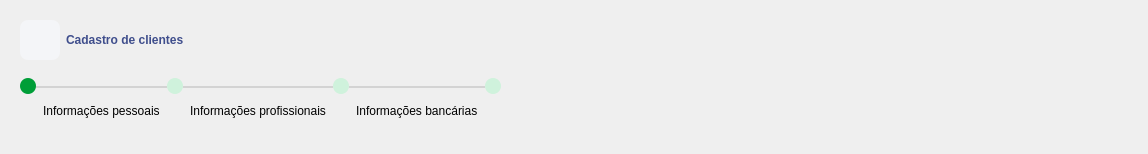
       <widget class="QFrame" name="frCabecalho">
        <property name="sizePolicy">
         <sizepolicy hsizetype="Preferred" vsizetype="Minimum">
          <horstretch>0</horstretch>
          <verstretch>0</verstretch>
         </sizepolicy>
        </property>
        <property name="maximumSize">
         <size>
          <width>16777215</width>
          <height>160</height>
         </size>
        </property>
        <property name="styleSheet">
         <string notr="true">/*------------------------------------------- Frame -------------------------------------------*/
#frPrimeiraEtapa {
	border-radius: 8px;
	background-color: #009E38;
}

#frSegundaEtapa, #frTerceiraEtapa, 
#frQuartaEtapa {
	border-radius: 8px;
	background-color: #CFF2DC;
}

#frSeparador1, #frSeparador2, #frSeparador3 {
	background-color: lightgrey;
}

/*------------------------------------------- Push Button -------------------------------------------*/
#pbVoltar {
	background-image: url(:/voltar/back.png);
	background-position: center;
	background-repeat: no-repeat;

	background-color: #F4F5F8;
	border-radius: 8px;
}

#pbVoltar:hover {
	background-image: url(:/voltar/back.png);
	background-position: center;
	background-repeat: no-repeat;

	background-color: rgb(228, 233, 248);
	border-radius: 8px;
}


/*------------------------------------------- Label -------------------------------------------*/
#lbInfoTitulo {
	font: 16pt &quot;Avenir LT Std&quot;;
	color: #3F4E8C;
	font-weight: 750;
}

#lbInfoPessoais, #lbInfoProfissionais,
#lbInfoBancarias {
	font: 10pt &quot;Avenir LT Std&quot;;
	color: black;
	padding: 4px;
}</string>
        </property>
        <property name="frameShape">
         <enum>QFrame::NoFrame</enum>
        </property>
        <property name="frameShadow">
         <enum>QFrame::Raised</enum>
        </property>
        <layout class="QVBoxLayout" name="verticalLayout_2">
         <property name="spacing">
          <number>0</number>
         </property>
         <item>
          <widget class="QFrame" name="frTitulo">
           <property name="frameShape">
            <enum>QFrame::NoFrame</enum>
           </property>
           <property name="frameShadow">
            <enum>QFrame::Raised</enum>
           </property>
           <layout class="QHBoxLayout" name="horizontalLayout">
            <item>
             <widget class="QPushButton" name="pbVoltar">
              <property name="minimumSize">
               <size>
                <width>40</width>
                <height>40</height>
               </size>
              </property>
              <property name="maximumSize">
               <size>
                <width>40</width>
                <height>40</height>
               </size>
              </property>
              <property name="text">
               <string/>
              </property>
             </widget>
            </item>
            <item alignment="Qt::AlignVCenter">
             <widget class="QLabel" name="lbInfoTitulo">
              <property name="text">
               <string>Cadastro de clientes</string>
              </property>
             </widget>
            </item>
            <item>
             <spacer name="horizontalSpacer">
              <property name="orientation">
               <enum>Qt::Horizontal</enum>
              </property>
              <property name="sizeHint" stdset="0">
               <size>
                <width>883</width>
                <height>20</height>
               </size>
              </property>
             </spacer>
            </item>
           </layout>
          </widget>
         </item>
         <item>
          <widget class="QFrame" name="frame_2">
           <property name="frameShape">
            <enum>QFrame::NoFrame</enum>
           </property>
           <property name="frameShadow">
            <enum>QFrame::Raised</enum>
           </property>
           <layout class="QHBoxLayout" name="horizontalLayout_2">
            <property name="spacing">
             <number>0</number>
            </property>
            <item>
             <widget class="QFrame" name="frame">
              <property name="frameShape">
               <enum>QFrame::NoFrame</enum>
              </property>
              <property name="frameShadow">
               <enum>QFrame::Raised</enum>
              </property>
              <layout class="QVBoxLayout" name="verticalLayout_3">
               <property name="spacing">
                <number>0</number>
               </property>
               <property name="leftMargin">
                <number>0</number>
               </property>
               <property name="topMargin">
                <number>0</number>
               </property>
               <property name="rightMargin">
                <number>0</number>
               </property>
               <property name="bottomMargin">
                <number>0</number>
               </property>
               <item>
                <widget class="QFrame" name="frPrimeiraEtapa">
                 <property name="minimumSize">
                  <size>
                   <width>16</width>
                   <height>16</height>
                  </size>
                 </property>
                 <property name="maximumSize">
                  <size>
                   <width>16</width>
                   <height>16</height>
                  </size>
                 </property>
                 <property name="frameShape">
                  <enum>QFrame::NoFrame</enum>
                 </property>
                 <property name="frameShadow">
                  <enum>QFrame::Raised</enum>
                 </property>
                </widget>
               </item>
               <item>
                <spacer name="verticalSpacer">
                 <property name="orientation">
                  <enum>Qt::Vertical</enum>
                 </property>
                 <property name="sizeHint" stdset="0">
                  <size>
                   <width>16</width>
                   <height>40</height>
                  </size>
                 </property>
                </spacer>
               </item>
              </layout>
             </widget>
            </item>
            <item>
             <widget class="QFrame" name="frame_4">
              <property name="frameShape">
               <enum>QFrame::NoFrame</enum>
              </property>
              <property name="frameShadow">
               <enum>QFrame::Raised</enum>
              </property>
              <layout class="QVBoxLayout" name="verticalLayout_4">
               <property name="spacing">
                <number>0</number>
               </property>
               <property name="leftMargin">
                <number>0</number>
               </property>
               <property name="topMargin">
                <number>8</number>
               </property>
               <property name="rightMargin">
                <number>0</number>
               </property>
               <property name="bottomMargin">
                <number>0</number>
               </property>
               <item>
                <widget class="QFrame" name="frSeparador1">
                 <property name="minimumSize">
                  <size>
                   <width>70</width>
                   <height>0</height>
                  </size>
                 </property>
                 <property name="maximumSize">
                  <size>
                   <width>16777215</width>
                   <height>2</height>
                  </size>
                 </property>
                 <property name="frameShape">
                  <enum>QFrame::NoFrame</enum>
                 </property>
                 <property name="frameShadow">
                  <enum>QFrame::Raised</enum>
                 </property>
                </widget>
               </item>
               <item alignment="Qt::AlignVCenter">
                <widget class="QLabel" name="lbInfoPessoais">
                 <property name="text">
                  <string>Informações pessoais</string>
                 </property>
                </widget>
               </item>
              </layout>
             </widget>
            </item>
            <item>
             <widget class="QFrame" name="frame_3">
              <property name="frameShape">
               <enum>QFrame::NoFrame</enum>
              </property>
              <property name="frameShadow">
               <enum>QFrame::Raised</enum>
              </property>
              <layout class="QVBoxLayout" name="verticalLayout_5">
               <property name="spacing">
                <number>0</number>
               </property>
               <property name="leftMargin">
                <number>0</number>
               </property>
               <property name="topMargin">
                <number>0</number>
               </property>
               <property name="rightMargin">
                <number>0</number>
               </property>
               <property name="bottomMargin">
                <number>0</number>
               </property>
               <item>
                <widget class="QFrame" name="frSegundaEtapa">
                 <property name="minimumSize">
                  <size>
                   <width>16</width>
                   <height>16</height>
                  </size>
                 </property>
                 <property name="maximumSize">
                  <size>
                   <width>16</width>
                   <height>16</height>
                  </size>
                 </property>
                 <property name="frameShape">
                  <enum>QFrame::NoFrame</enum>
                 </property>
                 <property name="frameShadow">
                  <enum>QFrame::Raised</enum>
                 </property>
                </widget>
               </item>
               <item>
                <spacer name="verticalSpacer_2">
                 <property name="orientation">
                  <enum>Qt::Vertical</enum>
                 </property>
                 <property name="sizeHint" stdset="0">
                  <size>
                   <width>16</width>
                   <height>40</height>
                  </size>
                 </property>
                </spacer>
               </item>
              </layout>
             </widget>
            </item>
            <item>
             <widget class="QFrame" name="frame_6">
              <property name="frameShape">
               <enum>QFrame::NoFrame</enum>
              </property>
              <property name="frameShadow">
               <enum>QFrame::Raised</enum>
              </property>
              <layout class="QVBoxLayout" name="verticalLayout_6">
               <property name="spacing">
                <number>0</number>
               </property>
               <property name="leftMargin">
                <number>0</number>
               </property>
               <property name="topMargin">
                <number>8</number>
               </property>
               <property name="rightMargin">
                <number>0</number>
               </property>
               <property name="bottomMargin">
                <number>0</number>
               </property>
               <item>
                <widget class="QFrame" name="frSeparador2">
                 <property name="minimumSize">
                  <size>
                   <width>70</width>
                   <height>0</height>
                  </size>
                 </property>
                 <property name="maximumSize">
                  <size>
                   <width>16777215</width>
                   <height>2</height>
                  </size>
                 </property>
                 <property name="frameShape">
                  <enum>QFrame::NoFrame</enum>
                 </property>
                 <property name="frameShadow">
                  <enum>QFrame::Raised</enum>
                 </property>
                </widget>
               </item>
               <item alignment="Qt::AlignVCenter">
                <widget class="QLabel" name="lbInfoProfissionais">
                 <property name="text">
                  <string>Informações profissionais</string>
                 </property>
                </widget>
               </item>
              </layout>
             </widget>
            </item>
            <item>
             <widget class="QFrame" name="frame_7">
              <property name="frameShape">
               <enum>QFrame::NoFrame</enum>
              </property>
              <property name="frameShadow">
               <enum>QFrame::Raised</enum>
              </property>
              <layout class="QVBoxLayout" name="verticalLayout_7">
               <property name="spacing">
                <number>0</number>
               </property>
               <property name="leftMargin">
                <number>0</number>
               </property>
               <property name="topMargin">
                <number>0</number>
               </property>
               <property name="rightMargin">
                <number>0</number>
               </property>
               <property name="bottomMargin">
                <number>0</number>
               </property>
               <item>
                <widget class="QFrame" name="frTerceiraEtapa">
                 <property name="minimumSize">
                  <size>
                   <width>16</width>
                   <height>16</height>
                  </size>
                 </property>
                 <property name="maximumSize">
                  <size>
                   <width>16</width>
                   <height>16</height>
                  </size>
                 </property>
                 <property name="frameShape">
                  <enum>QFrame::NoFrame</enum>
                 </property>
                 <property name="frameShadow">
                  <enum>QFrame::Raised</enum>
                 </property>
                </widget>
               </item>
               <item>
                <spacer name="verticalSpacer_3">
                 <property name="orientation">
                  <enum>Qt::Vertical</enum>
                 </property>
                 <property name="sizeHint" stdset="0">
                  <size>
                   <width>16</width>
                   <height>40</height>
                  </size>
                 </property>
                </spacer>
               </item>
              </layout>
             </widget>
            </item>
            <item>
             <widget class="QFrame" name="frame_5">
              <property name="frameShape">
               <enum>QFrame::NoFrame</enum>
              </property>
              <property name="frameShadow">
               <enum>QFrame::Raised</enum>
              </property>
              <layout class="QVBoxLayout" name="verticalLayout_8">
               <property name="spacing">
                <number>0</number>
               </property>
               <property name="leftMargin">
                <number>0</number>
               </property>
               <property name="topMargin">
                <number>8</number>
               </property>
               <property name="rightMargin">
                <number>0</number>
               </property>
               <property name="bottomMargin">
                <number>0</number>
               </property>
               <item>
                <widget class="QFrame" name="frSeparador3">
                 <property name="minimumSize">
                  <size>
                   <width>70</width>
                   <height>0</height>
                  </size>
                 </property>
                 <property name="maximumSize">
                  <size>
                   <width>16777215</width>
                   <height>2</height>
                  </size>
                 </property>
                 <property name="frameShape">
                  <enum>QFrame::NoFrame</enum>
                 </property>
                 <property name="frameShadow">
                  <enum>QFrame::Raised</enum>
                 </property>
                </widget>
               </item>
               <item alignment="Qt::AlignVCenter">
                <widget class="QLabel" name="lbInfoBancarias">
                 <property name="text">
                  <string>Informações bancárias</string>
                 </property>
                </widget>
               </item>
              </layout>
             </widget>
            </item>
            <item>
             <widget class="QFrame" name="frame_8">
              <property name="frameShape">
               <enum>QFrame::NoFrame</enum>
              </property>
              <property name="frameShadow">
               <enum>QFrame::Raised</enum>
              </property>
              <layout class="QVBoxLayout" name="verticalLayout_9">
               <property name="spacing">
                <number>0</number>
               </property>
               <property name="leftMargin">
                <number>0</number>
               </property>
               <property name="topMargin">
                <number>0</number>
               </property>
               <property name="rightMargin">
                <number>0</number>
               </property>
               <property name="bottomMargin">
                <number>0</number>
               </property>
               <item>
                <widget class="QFrame" name="frQuartaEtapa">
                 <property name="minimumSize">
                  <size>
                   <width>16</width>
                   <height>16</height>
                  </size>
                 </property>
                 <property name="maximumSize">
                  <size>
                   <width>16</width>
                   <height>16</height>
                  </size>
                 </property>
                 <property name="frameShape">
                  <enum>QFrame::NoFrame</enum>
                 </property>
                 <property name="frameShadow">
                  <enum>QFrame::Raised</enum>
                 </property>
                </widget>
               </item>
               <item>
                <spacer name="verticalSpacer_4">
                 <property name="orientation">
                  <enum>Qt::Vertical</enum>
                 </property>
                 <property name="sizeHint" stdset="0">
                  <size>
                   <width>16</width>
                   <height>40</height>
                  </size>
                 </property>
                </spacer>
               </item>
              </layout>
             </widget>
            </item>
            <item>
             <spacer name="horizontalSpacer_2">
              <property name="orientation">
               <enum>Qt::Horizontal</enum>
              </property>
              <property name="sizeHint" stdset="0">
               <size>
                <width>627</width>
                <height>20</height>
               </size>
              </property>
             </spacer>
            </item>
           </layout>
          </widget>
         </item>
        </layout>
       </widget>
